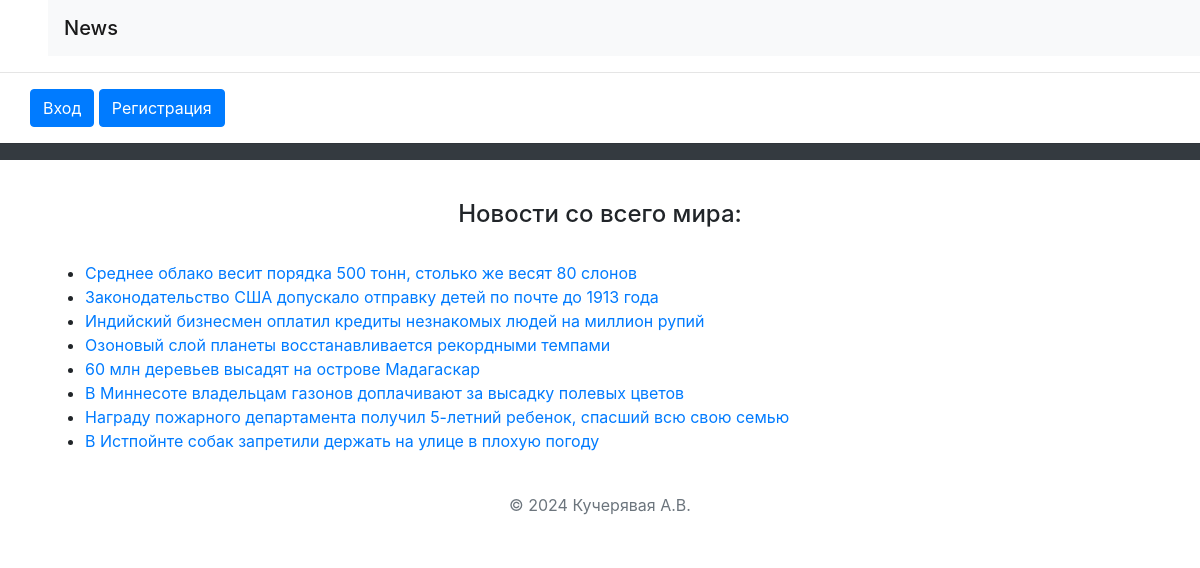
/riddles/, run on the app's committed database.
### riddles/models.py (models this page shows)
class Riddle(models.Model):
    riddle_text = models.CharField(max_length=255)
    pub_date = models.DateTimeField('date published')

### riddles/views.py (the view)
# urls.py: path(r'', views.index, name='index'),
def index(request):
    message = None
    if "message" in request.GET:
        message = request.GET["message"]
    return render(
        request,
        "index.html",
        {
            "latest_riddles":
                Riddle.objects.order_by('-pub_date')[:10],
            "message": message
        }
    )

### templates/index.html (shortened to what this page needs)
<!DOCTYPE html>
<html lang="en">
<head>
</head>
<body>
{% extends 'base.html' %}
{% block main %}
<h4 class="text-center p-4">Новости со всего мира: </h4>
    {% if latest_riddles %}
        <ul>
            {% for riddle in latest_riddles %}
                <li>
                    <a href="/riddles/{{ riddle.id }}/">
                        {{ riddle.riddle_text }}
                    </a>
                </li>
            {% endfor %}
        </ul>
    {% else %}
    <p>Новостей пока нет, но вы можете их создать</p>
{% endif %}
{% endblock %}

### templates/base.html (shortened to what this page needs)
<!doctype html>
<html lang="en">
<head>
<link rel="stylesheet" href="https://stackpath.bootstrapcdn.com/bootstrap/4.1.3/css/bootstrap.min.css"
 />
    <header class="header">
        <nav class="navbar ml-5 navbar-light bg-light">
            <h1 class="navbar-brand mb-0 h1"> News</h1>
        </nav>
        <hr>
        <div class="container-fluid">
            <div class="col-5 col-md-4 col-xl-6">
                {% if user.is_authenticated %}
                    <p>
                        Добро пожаловать, {{ user.username }}!
                        <a class="btn btn-primary me-2 ml-4"  href="/riddles/logout" >Выйти</a>
                        <a class="btn btn-primary me-2 ml-4" href="/riddles/password-change" >Сменить пароль</a>
                        {% if user.is_staff %}
            |               <a class="btn btn-light" href="/riddles/admin">Панень администратора</a>
                        {% endif %}
                    </p>
                {% else %}
                    <p>
                        <a class="btn btn-primary" href="/riddles/login">Вход</a>
                        <a class="btn btn-primary"  href="/riddles/register">Регистрация</a>
                    </p>
                {% endif %}
            </div>
        </div>
    </header>
</head>
<body>
            <hr class="d-block p-2 bg-dark text-white">
            <div class="container min-vh-100">
                <div class="form-signin w-100 m-auto">
                    {% block main %}
                    {% endblock %}
                </div>
            </div>
</body>
<footer class="text-center text-lg-start bg-white text-muted navbar-light bg-light">
    <div class="text-center p-4">
        © 2024 Кучерявая А.В. </div>
</footer>
</html>

### data on the page
Riddle: riddle_text "Среднее облако весит порядка 500 тонн, столько же весят 80 слонов"
Riddle: riddle_text "Законодательство США допускало отправку детей по почте до 1913 года"
Riddle: riddle_text "Индийский бизнесмен оплатил кредиты незнакомых людей на миллион рупий"
Riddle: riddle_text "Озоновый слой планеты восстанавливается рекордными темпами"
Riddle: riddle_text "60 млн деревьев высадят на острове Мадагаскар"
Riddle: riddle_text "В Миннесоте владельцам газонов доплачивают за высадку полевых цветов"
Riddle: riddle_text "Награду пожарного департамента получил 5-летний ребенок, спасший всю свою семью"
Riddle: riddle_text "В Истпойнте собак запретили держать на улице в плохую погоду"
